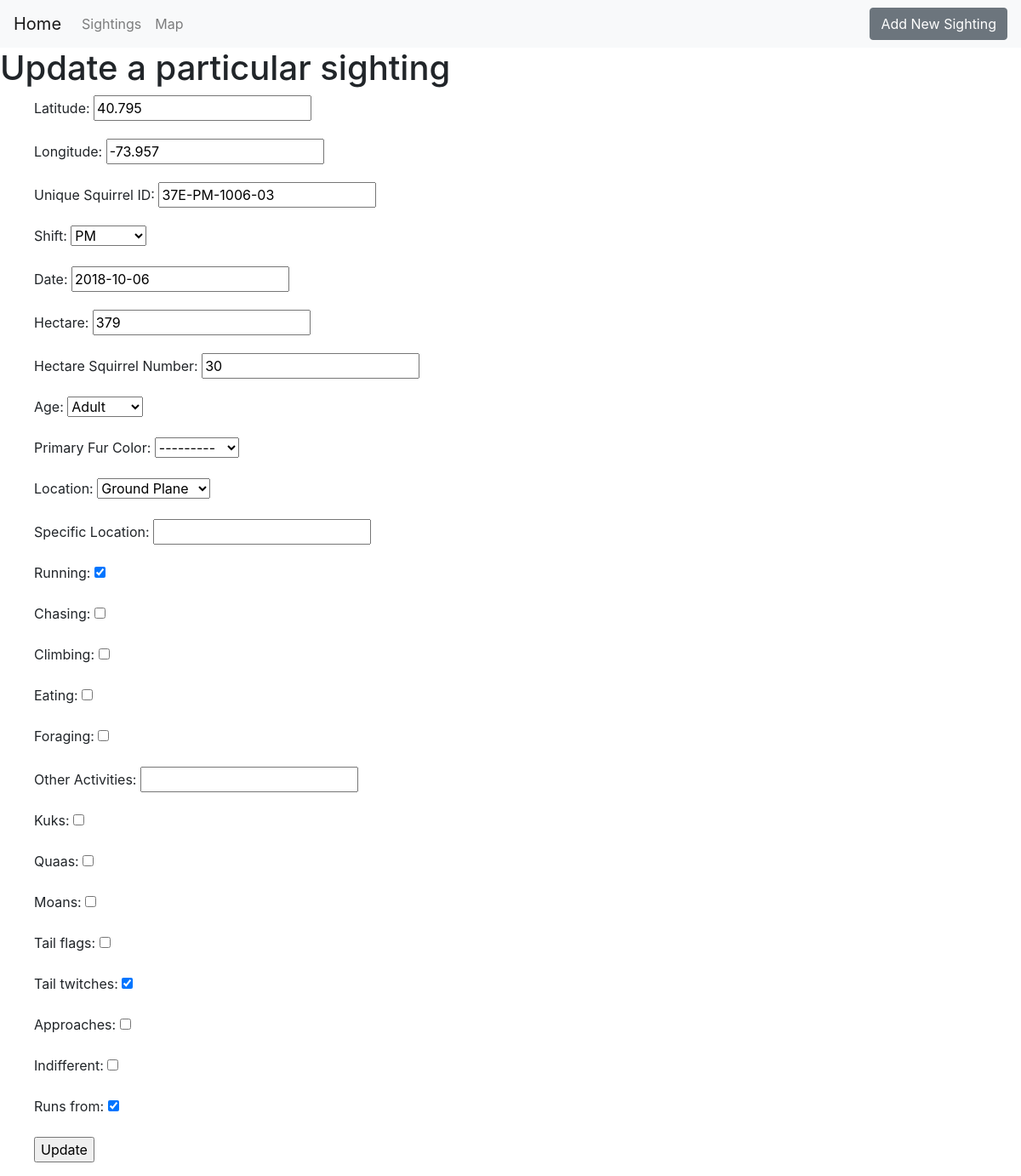
Page /sightings/37E-PM-1006-03/ on the committed database.
### sightings/models.py (models this page shows)
class new_sighting (models.Model):
    Latitude = models.DecimalField(max_digits=5, decimal_places=3)
    Longitude = models.DecimalField(max_digits=5, decimal_places=3)
    Unique_Squirrel_ID = models.CharField(max_length=50,unique=True)
    Hectare=models.CharField(max_length=3,blank=True,null=True)
    PM='PM'
    AM='AM'
    shift_choices=[(PM,'PM'),(AM,'AM')]
    Shift=models.CharField(max_length=2,choices=shift_choices)
    Date= models.DateField()
    Hectare_Squirrel_Number=models.IntegerField(blank=True,null=True)
    adult='Adult'
    juvenile='Juvenile'
    age_choices=[(adult,'Adult'),(juvenile,'Juvenile')]
    Age=models.CharField(max_length=20,choices=age_choices,blank=True,null=True)
    grey='Grey'
    cinnamon='Cinnamon'
    black='Black'
    color_choices=[(grey,'Grey'), (cinnamon,'Cinnamon'), (black,'Black')]
    Primary_Fur_Color=models.CharField(max_length=20,choices=color_choices,blank=True,null=True)
    Ground_Plane='Ground Plane'
    Above_Ground='Above_Ground'
    location_choices=[(Ground_Plane,'Ground Plane'),(Above_Ground,'Above_Ground')]
    Location=models.CharField(max_length=20,choices=location_choices,blank=True,null=True)
    Specific_Location= models.CharField(max_length=50,blank=True,null=True)
    Running = models.BooleanField()
    Chasing=models.BooleanField()
    Climbing=models.BooleanField()
    Eating=models.BooleanField()
    Foraging=models.BooleanField()
    Other_Activities=models.CharField(max_length=50,blank=True,null=True)
    Kuks=models.BooleanField()
    Quaas=models.BooleanField()
    Moans=models.BooleanField()
    Tail_flags=models.BooleanField()
    Tail_twitches=models.BooleanField()
    Approaches=models.BooleanField()
    Indifferent=models.BooleanField()
    Runs_from=models.BooleanField()

### sightings/views.py (the view)
# urls.py: path('sightings/<Unique_Squirrel_ID>/',update_view, name='sightings_update'),
def update_view(request, Unique_Squirrel_ID):
    instance = new_sighting.objects.get(Unique_Squirrel_ID=Unique_Squirrel_ID)
    form = new_sighting_form(request.POST or None, instance=instance)
    if form.is_valid():
          form.save()
          return redirect(f'/sightings/')
    context = {
            "instance" : instance,
            "form" : form,
    }
    return render(request, 'update.html',context)

### sightings/forms.py
class new_sighting_form(forms.ModelForm):
    Date= forms.DateField(widget=forms.DateInput(attrs={"placeholder": datetime.datetime.now().strftime("%x")}))
    class Meta:
        model = new_sighting
        fields =[
            'Latitude',
            'Longitude',
            'Unique_Squirrel_ID',
            'Shift',
            'Date',
            'Hectare',
            'Hectare_Squirrel_Number',
            'Age',
            'Primary_Fur_Color',
            'Location',
            'Specific_Location',
            'Running',
            'Chasing',
            'Climbing',
            'Eating',
            'Foraging',
            'Other_Activities',
            'Kuks',
            'Quaas',
            'Moans',
            'Tail_flags',
            'Tail_twitches',
            'Approaches',
            'Indifferent',
            'Runs_from'
        ]

### templates/update.html
{% extends "base.html" %}
{% block content %}
<h1> Update a particular sighting </h1>
<form method="POST"> {% csrf_token %}
    <ul>
    {{form.as_p}}
    <input type='submit' value='Update'/>
</ul>
</form>
{% endblock content %}

### rows in the picture
new_sighting: Latitude "40.795", Longitude "-73.957", Unique_Squirrel_ID "37E-PM-1006-03", Shift "PM", Date "2018-10-06", Hectare "379", Hectare_Squirrel_Number "30", Age "Adult", Primary_Fur_Color "---------", Location "Ground Plane", Running "☑", Tail_twitches "☑", Runs_from "☑"
